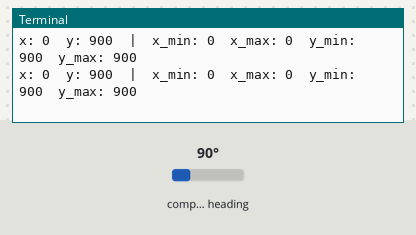
The program below on a simulated Raspberry Pi (BCM pin numbers). Shown: the last lines printed to the terminal. Inputs (shaded band) come from the test bench; at power-on: compass heading 90°.

Above: at 1.4 s.
1.5 s: compass heading set to 7°
At 1.53 s:
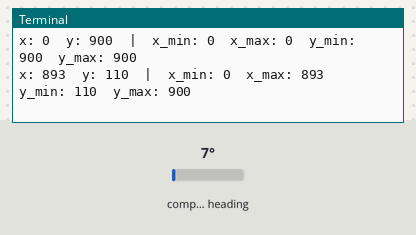
3.0 s: compass heading set to 90°
At 3.05 s:
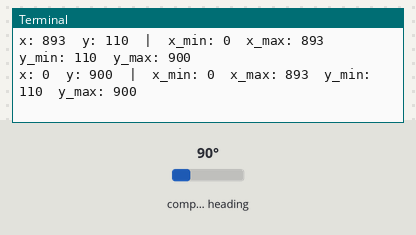

Measured:
- after the input at 1.5 s, the terminal: prints a new line at once (image 1)
- after the input at 3.0 s, the terminal: prints a new line after 0.05 s (image 2)

The program:

kompas_calibrate.py
```python
# kompas_calibrate.py
import smbus
import time
import math

QMC5883L_ADDRESS = 0x0d
bus = smbus.SMBus(1)

QMC5883L_CTRL1 = 0x09
QMC5883L_SET_RESET = 0x0B
QMC5883L_DATA = 0x00

def init_compass():
    bus.write_byte_data(QMC5883L_ADDRESS, QMC5883L_SET_RESET, 0x01)
    time.sleep(0.1)
    bus.write_byte_data(QMC5883L_ADDRESS, QMC5883L_CTRL1, 0b00011101)
    time.sleep(0.1)

def read_raw_xy():
    data = bus.read_i2c_block_data(QMC5883L_ADDRESS, QMC5883L_DATA, 6)
    x_raw = (data[1] << 8) | data[0]
    y_raw = (data[3] << 8) | data[2]

    x = x_raw - 65536 if x_raw > 32767 else x_raw
    y = y_raw - 65536 if y_raw > 32767 else y_raw

    return x, y

def main():
    init_compass()
    print("Starter kompasskalibrering...")
    print("Roter roboten sakte rundt minst én hel runde.")
    print("Trykk CTRL+C når du er ferdig.")

    x_min = y_min = 32767
    x_max = y_max = -32768

    try:
        while True:
            x, y = read_raw_xy()
            x_min = min(x_min, x)
            x_max = max(x_max, x)
            y_min = min(y_min, y)
            y_max = max(y_max, y)

            print(f"x: {x}  y: {y}  |  x_min: {x_min}  x_max: {x_max}  y_min: {y_min}  y_max: {y_max}")
            time.sleep(0.1)
    except KeyboardInterrupt:
        print("\nKalibrering ferdig!")
        offset_x = (x_min + x_max) / 2
        offset_y = (y_min + y_max) / 2
        print(f"Beregnet offset_x = {offset_x:.2f}")
        print(f"Beregnet offset_y = {offset_y:.2f}")

        # Lagre til fil
        with open("kompas_offset.txt", "w") as f:
            f.write(f"{offset_x}\n")
            f.write(f"{offset_y}\n")

        print("Offset-verdier lagret til kompas_offset.txt.")

if __name__ == "__main__":
    main()
```
